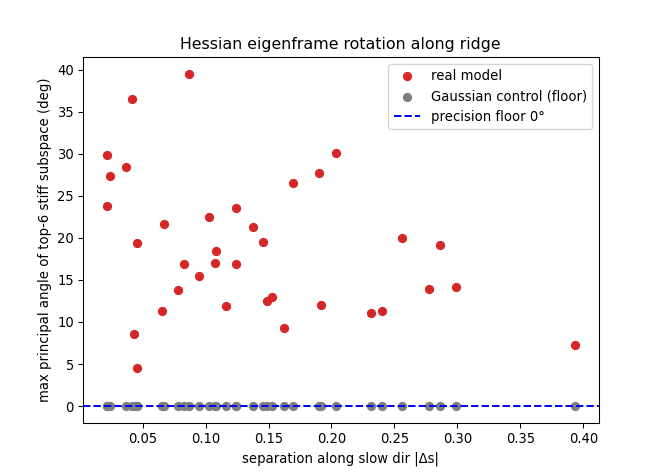

Write the Python code that produced this figure.
import numpy as np, sys, jax, jax.numpy as jnp, warnings
jax.config.update("jax_enable_x64", True); warnings.filterwarnings("ignore")
import matplotlib; matplotlib.use("Agg"); import matplotlib.pyplot as plt
sys.path.insert(0,"/global/u1/l/linusu/GIGALens-Code/experiments/sim_carousel/_h1h2_diag")
import build_model as bm
WD="/global/u1/l/linusu/GIGALens-Code/experiments/sim_carousel/_h1h2_diag/"
RUN="/global/u1/l/linusu/GIGALens-Code/experiments/sim_carousel/messy_tests/just_map/"
D=np.load(RUN+"mclmc/diagnostics.npz"); flat=D['samples_z'].reshape(-1,32); mu=flat.mean(0)
vstar=np.load(WD+"CB.npz")['vstar']; s=(flat-mu)@vstar
# 9 typical-set points spread along the slow direction (ordered for interpretability only)
oo=np.argsort(s); pick=oo[np.linspace(0,len(oo)-1,9).astype(int)]
pts=flat[pick]; spos=s[pick]
print("point slow-coords:", np.round(spos,3))

def hessian_fn(lp):
    grad=jax.grad(lp)
    def H(z):
        hvp=lambda v: jax.jvp(grad,(z,),(v,))[1]
        I=jnp.eye(32); cols=[jax.vmap(hvp)(I[k:k+8]) for k in range(0,32,8)]
        Hm=jnp.concatenate(cols,0); return 0.5*(Hm+Hm.T)
    return jax.jit(H)
pm64=bm.make_prob_model("float64"); pm32=bm.make_prob_model("float32")
lp64=lambda z: pm64.log_prob(z)[0]
lp32=lambda z: pm32.log_prob(z)[0]
H64f=hessian_fn(lp64); H32f=hessian_fn(lp32)
# Gaussian control with SAME Sigma, same autodiff path
Sig=np.cov(flat.T); Pinv=jnp.asarray(np.linalg.inv(Sig+1e-10*np.eye(32))); muj=jnp.asarray(mu)
lpG=lambda z: -0.5*jnp.dot(z-muj, Pinv@(z-muj)); HGf=hessian_fn(lpG)

H64=[np.asarray(H64f(jnp.asarray(p))) for p in pts]
H32=[np.asarray(H32f(jnp.asarray(p))) for p in pts]
HG =[np.asarray(HGf(jnp.asarray(p))) for p in pts]
# finiteness/symmetry
fin=all(np.isfinite(h).all() for h in H64); sym=max(np.abs(h-h.T).max()/np.abs(h).max() for h in H64)
print(f"H64 finite={fin}  max rel-asymmetry={sym:.1e}")

def topk_Q(H,k):
    w,V=np.linalg.eigh(H); idx=np.argsort(np.abs(w))[::-1][:k]; return V[:,idx]
def maxangle(Qi,Qj):
    sv=np.clip(np.linalg.svd(Qi.T@Qj,compute_uv=False),-1,1); return np.degrees(np.arccos(sv.min()))

for k in [4,6,8]:
    # precision stability per point (float32 vs float64 top-k subspace)
    prec=[maxangle(topk_Q(H64[i],k),topk_Q(H32[i],k)) for i in range(len(pts))]
    # rotation vs separation, real vs Gaussian
    real=[]; ctrl=[]; sep=[]
    for i in range(len(pts)):
        for j in range(i+1,len(pts)):
            real.append(maxangle(topk_Q(H64[i],k),topk_Q(H64[j],k)))
            ctrl.append(maxangle(topk_Q(HG[i],k),topk_Q(HG[j],k)))
            sep.append(abs(spos[i]-spos[j]))
    real=np.array(real);ctrl=np.array(ctrl);sep=np.array(sep)
    print(f"\n--- top-{k} stiff subspace ---")
    print(f"  precision stability (f32 vs f64) median={np.median(prec):.1f} deg  max={np.max(prec):.1f} deg")
    print(f"  GAUSSIAN-CONTROL rotation: median={np.median(ctrl):.2f} deg  max={np.max(ctrl):.2f} deg  (noise floor)")
    print(f"  REAL-MODEL rotation:       median={np.median(real):.1f} deg  max={np.max(real):.1f} deg")
    print(f"  REAL at max separation: {real[np.argmax(sep)]:.1f} deg;  monotonic? corr(angle,sep)={np.corrcoef(real,sep)[0,1]:+.2f}")
    if k==6:
        plt.figure(figsize=(7,5))
        plt.scatter(sep,real,label="real model",c='tab:red')
        plt.scatter(sep,ctrl,label="Gaussian control (floor)",c='tab:gray')
        plt.axhline(np.median(prec),ls='--',c='b',label=f"precision floor {np.median(prec):.0f}°")
        plt.xlabel("separation along slow dir |Δs|"); plt.ylabel("max principal angle of top-6 stiff subspace (deg)")
        plt.legend(); plt.title("Hessian eigenframe rotation along ridge"); plt.savefig(WD+"hess_rotation.png",dpi=95)
print("saved hess_rotation.png")
np.savez(WD+"hess.npz", H64=np.array(H64), H32=np.array(H32), HG=np.array(HG), spos=spos, pts=pts)
